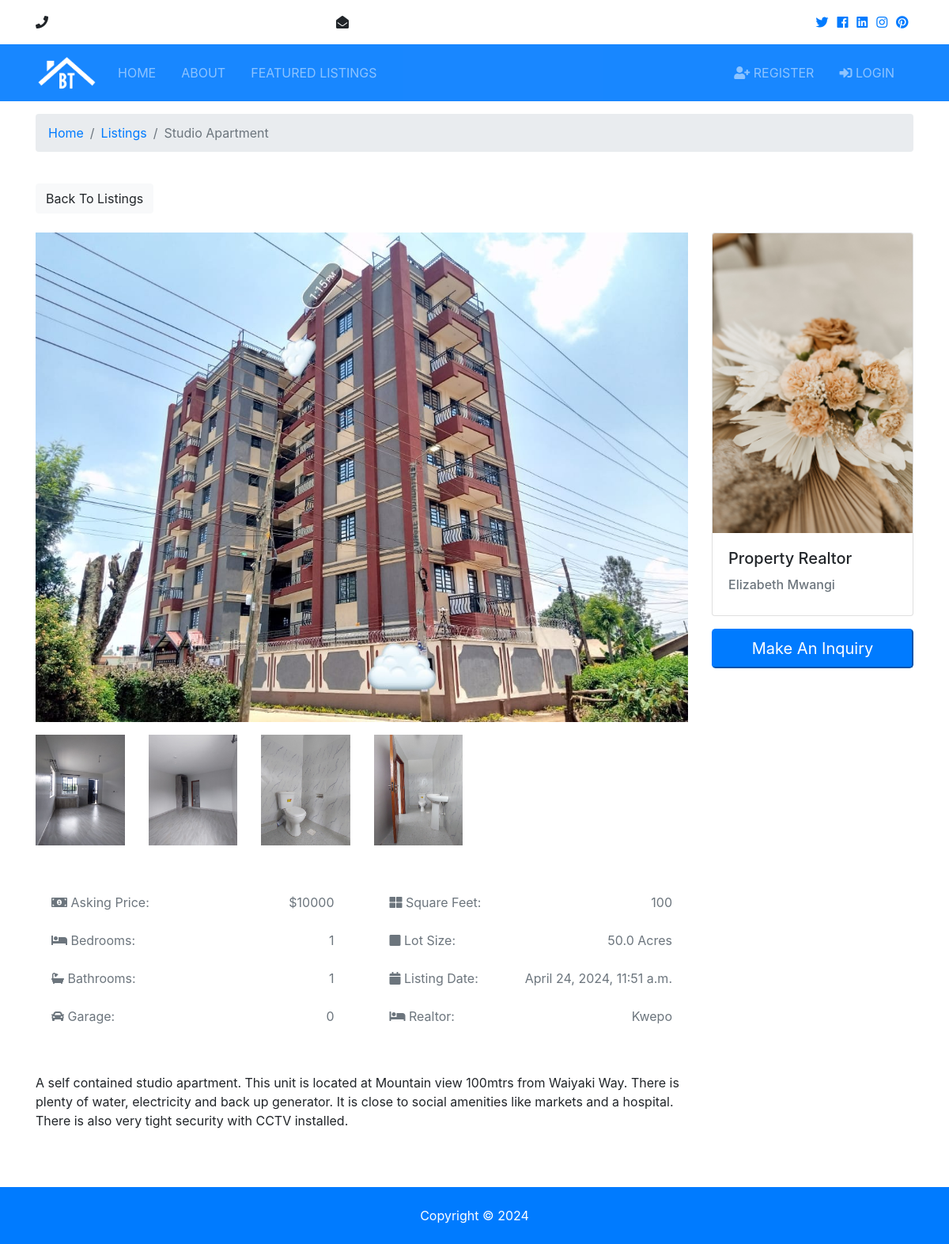
/listing/4, run on the app's committed database.
### listing/models.py (models this page shows, shortened)
class Property(models.Model):
    realtor = models.ForeignKey(Realtor, on_delete=models.CASCADE)
    title = models.CharField(max_length=200)
    address = models.CharField(max_length=200)
    city = models.CharField(max_length=100)
    state = models.CharField(max_length=100)
    zipcode = models.CharField(max_length=20)
    description = models.TextField(blank=True)
    price = models.IntegerField()
    bedrooms = models.IntegerField()
    bathrooms = models.IntegerField()
    garage = models.IntegerField(default=0)
    sqft = models.IntegerField()
    lot_size = models.DecimalField(max_digits=5, decimal_places=1)
    thumb_nail = models.ImageField(upload_to='photos/listings/%Y-%m-%d/')
    photo_1 = models.ImageField(upload_to='photos/listings/%Y-%m-%d/', blank=True)
    photo_2 = models.ImageField(upload_to='photos/listings/%Y-%m-%d/', blank=True)
    photo_3 = models.ImageField(upload_to='photos/listings/%Y-%m-%d/', blank=True)
    photo_4 = models.ImageField(upload_to='photos/listings/%Y-%m-%d/', blank=True)
    photo_5 = models.ImageField(upload_to='photos/listings/%Y-%m-%d/', blank=True)
    photo_6 = models.ImageField(upload_to='photos/listings/%Y-%m-%d/', blank=True)
    is_published = models.BooleanField(default=True)
    list_date = models.DateTimeField(auto_now_add=True)
    class Meta:
        verbose_name = "Property"
        verbose_name_plural = "Properties"

class Realtor(models.Model):
    name = models.CharField(max_length=200)
    photo = models.ImageField(upload_to='photos/realtor/%Y-%m-%d/')
    description = models.TextField(blank=True)
    phone = models.CharField(max_length=20)
    email = models.CharField(max_length=50)
    hire_date = models.DateTimeField(auto_now_add=True, blank=True)
    class Meta:
        verbose_name = "Realtor"
        verbose_name_plural = "Realtors"
    def __str__(self):
        return self.name

### listing/views.py (the view)
# urls.py: path('listing/<int:id>', PropertyDetailView.as_view(), name='listing-detail'),
class PropertyDetailView(DetailView):
    model = Property
    template_name = 'site/listing.html'
    context_object_name = 'property'
    pk_url_kwarg = 'id'

### templates/site/listing.html (shortened to what this page needs)
{% extends 'base.html' %}
{% block content %}
  <section id="bc" class="mt-3">
    <div class="container">
      <nav>
        <ol class="breadcrumb">
          <li class="breadcrumb-item">
            <a href="{% url 'listing:home' %}">Home</a>
          </li>
          <li class="breadcrumb-item">
            <a href="{% url 'listing:listings' %}">Listings</a>
          </li>
          <li class="breadcrumb-item active">{{ property.title }}</li>
        </ol>
      </nav>
    </div>
  </section>
  <section id="listing" class="py-4">
    <div class="container">
      <a href="{% url 'listing:listings' %}" class="btn btn-light mb-4">Back To Listings</a>
      <div class="row">
        <div class="col-md-9">
          <img src="{{ property.thumb_nail.url }}" alt="" class="img-main img-fluid mb-3">
          <div class="row mb-5 thumbs">
            {% if property.photo_1 %}
            <div class="col-md-2">
              <a href="{{ property.photo_1.url }}" data-lightbox="home-images">
                <img src="{{ property.photo_1.url }}" alt="" class="img-fluid">
              </a>
            </div>
            {% endif %}
            {% if property.photo_2 %}
            <div class="col-md-2">
              <a href="{{ property.photo_2.url }}" data-lightbox="home-images">
                <img src="{{ property.photo_2.url }}" alt="" class="img-fluid">
              </a>
            </div>
            {% endif %}
            {% if property.photo_3 %}
            <div class="col-md-2">
              <a href="{{ property.photo_3.url }}" data-lightbox="home-images">
                <img src="{{ property.photo_3.url }}" alt="" class="img-fluid">
              </a>
            </div>
            {% endif %}
            {% if property.photo_4 %}
            <div class="col-md-2">
              <a href="{{ property.photo_4.url }}" data-lightbox="home-images">
                <img src="{{ property.photo_4.url }}" alt="" class="img-fluid">
              </a>
            </div>
            {% endif %}
          </div>
          <div class="row mb-5 fields">
            <div class="col-md-6">
              <ul class="list-group list-group-flush">
                <li class="list-group-item text-secondary">
                  <i class="fas fa-money-bill-alt"></i> Asking Price:
                  <span class="float-right">${{ property.price }}</span>
                </li>
                <li class="list-group-item text-secondary">
                  <i class="fas fa-bed"></i> Bedrooms:
                  <span class="float-right">{{ property.bedrooms }}</span>
                </li>
                <li class="list-group-item text-secondary">
                  <i class="fas fa-bath"></i> Bathrooms:
                  <span class="float-right">{{ property.bathrooms }}</span>
                </li>
                <li class="list-group-item text-secondary">
                  <i class="fas fa-car"></i> Garage:
                  <span class="float-right">{{ property.garage }}
                  </span>
                </li>
              </ul>
            </div>
            <div class="col-md-6">
              <ul class="list-group list-group-flush">
                <li class="list-group-item text-secondary">
                  <i class="fas fa-th-large"></i> Square Feet:
                  <span class="float-right">{{ property.sqft }}</span>
                </li>
                <li class="list-group-item text-secondary">
                  <i class="fas fa-square"></i> Lot Size:
                  <span class="float-right">{{ property.lot_size }} Acres
                  </span>
                </li>
                <li class="list-group-item text-secondary">
                  <i class="fas fa-calendar"></i> Listing Date:
                  <span class="float-right">{{ property.list_date }}</span>
                </li>
                <li class="list-group-item text-secondary">
                  <i class="fas fa-bed"></i> Realtor:
                  <span class="float-right">{{ property.realtor }}
                  </span>
                </li>
              </ul>
            </div>
          </div>
          <div class="row mb-5">
            <div class="col-md-12">
              {{ property.description }}
            </div>
          </div>
        </div>
        <div class="col-md-3">
          <div class="card mb-3">
            <img class="card-img-top" src="{{ property.realtor.photo.url }}" alt="Seller of the month">
            <div class="card-body">
              <h5 class="card-title">Property Realtor</h5>
              <h6 class="text-secondary">Elizabeth Mwangi</h6>
            </div>
          </div>
          <button class="btn-primary btn-block btn-lg" data-toggle="modal" data-target="#inquiryModal">Make An Inquiry</button>
        </div>
      </div>
    </div>
  </section>
{% endblock %}

### static/css/all.css (style rules this page uses)
.fa, .fas, .far, .fal, .fab { -moz-osx-font-smoothing: grayscale; -webkit-font-smoothing: antialiased; display: inline-block; font-style: normal; font-variant: normal; text-rendering: auto; line-height: 1; }
.fa-bath:before { content: "\f2cd"; }
.fa-bed:before { content: "\f236"; }
.fa-calendar:before { content: "\f133"; }
.fa-car:before { content: "\f1b9"; }
.fa-money-bill-alt:before { content: "\f3d1"; }
.fa-square:before { content: "\f0c8"; }
.fa-th-large:before { content: "\f009"; }
.fa, .fas { font-family: 'Font Awesome 5 Free'; font-weight: 900; }

### static/css/style.css (style rules this page uses)
img { width: 100%; }

### data on the page
Property: title "Studio Apartment", thumb_nail (picture), photo_1 (picture), photo_2 (picture), photo_3 (picture), photo_4 (picture), price "10000", bedrooms "1", bathrooms "1", garage "0", sqft "100", lot_size "50.0", list_date "April 24, 2024, 11:51 a.m.", realtor "Kwepo", description "A self contained studio apartment. This unit is located at Mountain view 100mtrs from Waiyaki Way. There is plenty of water, electricity and back up generator. It is close to social amenities like markets and a hospital. There is also very tight security with CCTV installed.", realtor.photo (picture)
